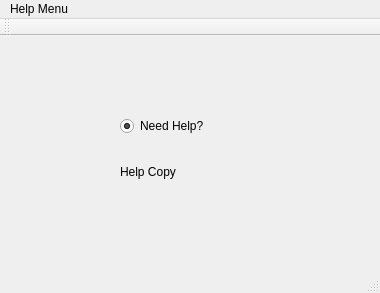
<?xml version="1.0" encoding="UTF-8"?>
<ui version="4.0">
 <class>mainWindow</class>
 <widget class="QMainWindow" name="mainWindow">
  <property name="geometry">
   <rect>
    <x>0</x>
    <y>0</y>
    <width>380</width>
    <height>293</height>
   </rect>
  </property>
  <property name="windowTitle">
   <string>MainWindow</string>
  </property>
  <widget class="QWidget" name="centralWidget">
   <widget class="QRadioButton" name="NeedHelp">
    <property name="geometry">
     <rect>
      <x>120</x>
      <y>80</y>
      <width>100</width>
      <height>20</height>
     </rect>
    </property>
    <property name="text">
     <string>Need Help?</string>
    </property>
    <property name="checked">
     <bool>true</bool>
    </property>
   </widget>
   <widget class="QLabel" name="label">
    <property name="geometry">
     <rect>
      <x>120</x>
      <y>110</y>
      <width>111</width>
      <height>51</height>
     </rect>
    </property>
    <property name="inputMethodHints">
     <set>Qt::ImhNone</set>
    </property>
    <property name="text">
     <string>Help Copy</string>
    </property>
   </widget>
  </widget>
  <widget class="QMenuBar" name="menuBar">
   <property name="geometry">
    <rect>
     <x>0</x>
     <y>0</y>
     <width>380</width>
     <height>22</height>
    </rect>
   </property>
   <widget class="QMenu" name="menuHelp_Menu">
    <property name="title">
     <string>Help Menu</string>
    </property>
   </widget>
   <addaction name="menuHelp_Menu"/>
  </widget>
  <widget class="QToolBar" name="mainToolBar">
   <attribute name="toolBarArea">
    <enum>TopToolBarArea</enum>
   </attribute>
   <attribute name="toolBarBreak">
    <bool>false</bool>
   </attribute>
  </widget>
  <widget class="QStatusBar" name="statusBar"/>
 </widget>
 <layoutdefault spacing="6" margin="11"/>
 <resources/>
 <connections/>
</ui>
